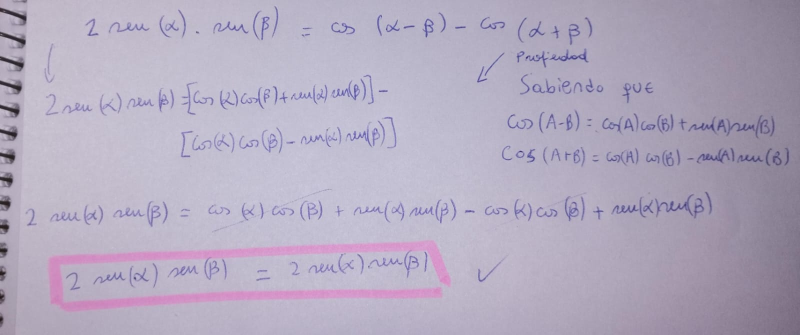
#> input picture imagen APS.jpg, 1600 x 670 px (shown at 1/2 size)
$ jupyter execute TS1-MURGIA.ipynb
#> lines starting #> are read from the running program, lines starting #| are printed output that depends on the picture


#### Análisis y Procesamiento de Señales

# Trabajo Práctico Nº1
#### Alumno: Mateo Murgia
#### Profesor/es: Mariano Llamedo Soria , David Benoit, Hernan Ledesma

# Introducción

En el análisis de señales es fundamental comprender ciertos conceptos básicos que permiten su correcta caracterización y procesamiento.

1. **Parámetros de una señal:**

- **Frecuencia**: indica cuántos ciclos por segundo presenta una señal periódica y se mide en Hertz (Hz).
- **Amplitud**: representa el valor máximo alcanzado por la señal en el dominio temporal.
- **Fase**: describe el desplazamiento horizontal de la señal respecto a un origen temporal de referencia.

2. **Muestreo digital:**

- **Frecuencia de muestreo**: número de muestras tomadas por segundo al digitalizar una señal, denotada como \begin{equation} {f_s}\end{equation}.
- **Período de muestreo**: intervalo temporal entre dos muestras consecutivas, definido como

\begin{equation}
T_s = \frac{1}{f_s}
\end{equation}

- **Cantidad de muestras**: determina la duración total de la señal muestreada:

\begin{equation}
T_{total} = N \cdot T_s
\end{equation}

3. **Relaciones entre señales:**

- **Ortogonalidad**: dos señales son ortogonales si su producto interno es nulo, es decir, si no comparten información común en el intervalo analizado.
- **Correlación**: mide la similitud entre dos señales, indicando cuánto se parecen o cómo se alinean en el tiempo.
- **Autocorrelación**: es la correlación de una señal consigo misma y permite detectar periodicidad, similitud interna y redundancias.

---

Estos conceptos permiten describir matemáticamente las señales sinusoidales, cuadradas y pulsos utilizadas en este trabajo, así como comparar sus propiedades de potencia y energía en el dominio temporal.

# Desarrollo Experimental

En esta práctica implementé diferentes señales en **Python** utilizando la función `func_senoidal`, la cual me permitió definir parámetros como amplitud ($A$), frecuencia ($f$), fase ($\varphi$), cantidad de muestras ($N$), frecuencia de muestreo ($f_s$), período de muestreo ($T_s$) y duración total de la señal ($T_{\text{total}}$). A partir de esta función y otras utilidades de `NumPy` y `SciPy`, llevé a cabo las siguientes etapas:

---

### 1. Generación de señales básicas (Fig. 1)

- **Señal 1:** seno de $f = 2000 \, \text{Hz}$.
- **Señal 2:** seno de $f = 2000 \, \text{Hz}$ desfasada en $\pi/2$.
- **Señal 3:** modulación producto entre una portadora $f_p = 1000 \, \text{Hz}$ y una moduladora $f_m = 2000 \, \text{Hz}$.
- **Señal 4:** seno de $f = 2000 \, \text{Hz}$ sometida a clipping en $\pm 0.75 \, V$.
- **Señal 5:** onda cuadrada de $f = 4000 \, \text{Hz}$ generada con `scipy.signal.square`.
- **Señal 6:** pulso rectangular de duración $T_p = 2 \, \text{ms}$ dentro de una ventana de $T = 10 \, \text{ms}$.

---

### 2. Cálculo de parámetros
- Para cada señal periódica calculé la **potencia promedio** como:

$$
P = \frac{1}{N} \sum_{n=0}^{N} x^2[n]
$$

- En el caso del pulso rectangular, determiné la **energía**:

$$
E = \sum_{n=0}^{N} x^2[n] \cdot T_s
$$

- También registré valores de frecuencia de muestreo, período de muestreo y número de muestras:

$$
T_s = \frac{1}{f_s}, \quad T_{\text{total}} = N \cdot T_s
$$

---

### 3. Producto interno
- Implementé una función para calcular el **producto interno** entre dos señales:

$$
\langle x, y \rangle = \sum_{n=0}^{N-1} x[n] \cdot y[n]
$$

- Comparé la Señal 1 con las demás (2 a 6).
- La única que en teoría debería dar un producto interno igual a cero es la **Señal 2**, ya que está desfasada $\pi/2$ y se comporta como un coseno, ortogonal al seno. En la práctica, el resultado fue cercano a cero pero no nulo, debido a la cantidad limitada de muestras y a que no se cubrieron períodos completos.
- Para el resto de las señales (3 a 6), no es esperable que el producto interno sea cero, ya que se alejan de la forma de un coseno y contienen componentes adicionales de frecuencia (por modulación, clipping, forma cuadrada o naturaleza de pulso).

### 4. Análisis de correlación (Fig. 1)
- Calculé la **autocorrelación** de la Señal 1:

$$
R_{xx}[k] = \sum_{n=0}^{N-1} x[n] \cdot x[n-k]
$$

lo que me permitió verificar su periodicidad.

- También obtuve correlaciones cruzadas con el resto de las señales, observando cómo varía el grado de similitud en cada caso.

---

### 5. Verificación de identidad trigonométrica (Fig.2)
- Finalmente comprobé la igualdad:

$$
2 \sin(\alpha)\sin(\beta) - \cos(\alpha - \beta) + \cos(\alpha + \beta) = 0
$$

bajo la condición
$$
\alpha = \omega t, \quad \alpha = 2\beta
$$

- Para ello, generé las señales correspondientes con `func_senoidal`, y confirmé que el resultado se mantiene nulo dentro de la tolerancia numérica en todos los instantes muestreados.

---

En síntesis, el desarrollo experimental me permitió implementar y analizar señales en el dominio temporal, calcular sus potencias y energías, estudiar su correlación y ortogonalidad, y validar identidades trigonométricas mediante simulación digital.

# Analisis y resultados

# Fig. 1
En esta imagen armé en orden todas las señales propuestas al principio, y luego la autocorrelación de la señal 1, y las correlaciones con
el resto de las señales.

[cell 1]
import matplotlib.pyplot as plt
import numpy as np
import scipy.signal as sp

# ---------- Función senoidal ----------
def func_senoidal(a_max, frec, fase, cant_muestras, frec_muestreo, v_medio):
    Ts = 1/frec_muestreo
    t_final = cant_muestras * Ts
    tt = np.arange(0, t_final, Ts)
    xx = a_max * np.sin(2 * np.pi * frec * tt + fase) + v_medio
    return tt, xx

# ---------- Señales ----------
# Señal 1
frec_muestreo1 = 30000
cant_muestras1 = 100
tt_1, ss_1 = func_senoidal(1, 2000, 0, cant_muestras1, frec_muestreo1, 0)
Ts1 = 1/frec_muestreo1
potencia1 = np.sum(ss_1**2) / cant_muestras1

# Señal 2
tt_2, ss_2 = func_senoidal(np.pi/2, 2000, np.pi/2, 100, 30000, 0)
Ts2 = 1/30000
potencia2 = np.sum(ss_2**2) / len(ss_2)

# Señal 3 (modulación)
tt_3, portadora = func_senoidal(1, 1000, 0, 100, 30000, 0)
_, modulada = func_senoidal(1, 2000, 0, 100, 30000, 0)
final = portadora * modulada
Ts3 = 1/30000
potencia3 = np.sum(final**2) / len(final)

# Señal 4 (clipeada)
tt_4, ss_4 = func_senoidal(1, 2000, 0, 100, 30000, 0)
ss_clip = np.clip(ss_4, -0.75, 0.75)
Ts4 = 1/30000
potencia4 = np.sum(ss_clip**2) / len(ss_clip)

# Señal 5 (cuadrada)
frec5 = 4000
frec_muestreo5 = 100000
cant_muestras5 = 200
Ts5 = 1/frec_muestreo5
t_final5 = cant_muestras5 * Ts5
tt_5 = np.arange(0, t_final5, Ts5)
onda_cuadrada = sp.square(2 * np.pi * frec5 * tt_5)
potencia5 = np.sum(onda_cuadrada**2) / len(onda_cuadrada)

# Señal 6 (pulso rectangular)
frec_muestreo6 = 10000
Ts6 = 1/frec_muestreo6
t_final6 = 0.01
tt_6 = np.arange(0, t_final6, Ts6)
pulso = np.zeros(len(tt_6))
pulso[(tt_6 >= 0.004) & (tt_6 <= 0.006)] = 1.0
energia6 = np.sum(pulso**2) * Ts6

# ---------- Productos internos ----------
def producto_interno(x, y):
    return np.sum(x*y)

print("Producto interno Señal 1 - Señal 2:", producto_interno(ss_1, ss_2))
print("Producto interno Señal 1 - Señal 3:", producto_interno(ss_1, final))
print("Producto interno Señal 1 - Señal 4:", producto_interno(ss_1, ss_clip))
print("Producto interno Señal 1 - Señal 5:", producto_interno(ss_1, onda_cuadrada[:len(ss_1)]))
print("Producto interno Señal 1 - Señal 6:", producto_interno(ss_1, pulso[:len(ss_1)]))

# ---------- Bloque 1 (plot): Señales ----------
plt.figure(figsize=(10,12))

plt.subplot(6,1,1)
plt.plot(tt_1, ss_1, color='black')
plt.xlabel("Tiempo(s)"); plt.ylabel("Amplitud")
plt.text(0, 1.2, f"Potencia = {potencia1:.3f} J", fontsize=7)
plt.text(0.0005, 1.2, f"#Muestras = {cant_muestras1}", fontsize=7)
plt.text(0.0025, 1.2, f"Ts = {Ts1:.2e} s", fontsize=7)
plt.title("Señal 1: 2 kHz")

plt.subplot(6,1,2)
plt.plot(tt_2, ss_2, color='black')
plt.xlabel("Tiempo(s)"); plt.ylabel("Amplitud")
plt.text(0, 1.85, f"Potencia = {potencia2:.3f} J", fontsize=7)
plt.text(0.0005, 1.85, f"#Muestras = {len(ss_2)}", fontsize=7)
plt.text(0.0025, 1.85, f"Ts = {Ts2:.2e} s", fontsize=7)
plt.title("Señal 2: 2 kHz desfasada π/2")

plt.subplot(6,1,3)
plt.plot(tt_3, final, color='black')
plt.xlabel("Tiempo(s)"); plt.ylabel("Amplitud")
plt.text(0, 0.9, f"Potencia = {potencia3:.3f} J", fontsize=7)
plt.text(0.0005, 0.9, f"#Muestras = {len(final)}", fontsize=7)
plt.text(0.0025, 0.9, f"Ts = {Ts3:.2e} s", fontsize=7)
plt.title("Señal 3: 2 kHz modulada 1 kHz")

plt.subplot(6,1,4)
plt.plot(tt_4, ss_clip, color='black')
plt.xlabel("Tiempo(s)"); plt.ylabel("Amplitud")
plt.text(0, 0.9, f"Potencia = {potencia4:.3f} J", fontsize=7)
plt.text(0.0005, 0.9, f"#Muestras = {len(ss_clip)}", fontsize=7)
plt.text(0.0025, 0.9, f"Ts = {Ts4:.2e} s", fontsize=7)
plt.title("Señal 4: 2 kHz clipeada")

plt.subplot(6,1,5)
plt.plot(tt_5, onda_cuadrada, color='black')
plt.xlabel("Tiempo(s)"); plt.ylabel("Amplitud")
plt.text(0, 1.2, f"Potencia = {potencia5:.3f} J", fontsize=7)
plt.text(0.0005, 1.2, f"#Muestras = {len(onda_cuadrada)}", fontsize=7)
plt.text(0.00150, 1.2, f"Ts = {Ts5:.2e} s", fontsize=7)
plt.title("Señal 5: 4 kHz cuadrada")

plt.subplot(6,1,6)
plt.plot(tt_6, pulso, color='black')
plt.xlabel("Tiempo(s)"); plt.ylabel("Amplitud")
plt.text(0, 1.1, f"Energía = {energia6:.3f} J", fontsize=7)
plt.text(0.002, 1.1, f"#Muestras = {len(tt_6)}", fontsize=7)
plt.text(0.008, 1.1, f"Ts = {Ts6:.2e} s", fontsize=7)
plt.title("Señal 6: Pulso rectangular")
plt.tight_layout()

# ---------- Bloque 2: Correlaciones con eje de lags correcto ----------
def lags_full(N):
    # correlate(..., mode='full') => 2N-1 puntos con m = -(N-1)...(N-1)
    return np.arange(-(N-1), N)

N = len(ss_1)
m = lags_full(N)

plt.figure(figsize=(10,12))

# Autocorrelación S1 (pico en m=0)
r11 = sp.correlate(ss_1, ss_1, mode='full')
plt.subplot(6,1,1)
plt.plot(m, r11, color='black'); plt.axvline(0, ls='--', lw=1)
plt.xlabel("lag m (muestras)"); plt.ylabel("R_xx[m]")
plt.title("Autocorrelación Señal 1 (pico en m=0)")

# Cruzadas S1 con el resto (usamos mismas longitudes)
pares = [
    ("Correlación Señal 1 - Señal 2", ss_2[:N]),
    ("Correlación Señal 1 - Señal 3", final[:N]),
    ("Correlación Señal 1 - Señal 4", ss_clip[:N]),
    ("Correlación Señal 1 - Señal 5", onda_cuadrada[:N]),
    ("Correlación Señal 1 - Señal 6", pulso[:N]),
]
for i, (titulo, y) in enumerate(pares, start=2):
    r = sp.correlate(ss_1, y, mode='full')
    plt.subplot(6,1,i)
    plt.plot(m, r, color='black'); plt.axvline(0, ls='--', lw=1)
    plt.xlabel("lag m (muestras)"); plt.ylabel("R_xy[m]")
    plt.title(titulo)

plt.tight_layout()

# ---------- Bloque 3: Inciso B - Identidad trigonométrica en las 6 grillas ----------
# Identidad: 2 sin(α) sin(β) - cos(α-β) + cos(α+β) = 0 con α = ω t, β = 2α
def max_residuo_identidad(tt, f_ref_hz):
    w = 2*np.pi*f_ref_hz
    a = w*tt
    b = 2*a
    residuo = 2*np.sin(a)*np.sin(b) - np.cos(a-b) + np.cos(a+b)
    return np.max(np.abs(residuo))

tests = [
    ("Señal 1 (2 kHz)",              tt_1, 2000.0),
    ("Señal 2 (2 kHz, desfase π/2)", tt_2, 2000.0),
    ("Señal 3 (modulada, ref 2 kHz)",tt_3, 2000.0),
    ("Señal 4 (clipeada 2 kHz)",     tt_4, 2000.0),
    ("Señal 5 (cuadrada 4 kHz)",     tt_5, 4000.0),
    ("Señal 6 (pulso, ref 1 kHz)",   tt_6, 1000.0),
]

print("\nChequeo identidad trigonométrica (β = 2α):")
for nombre, tt, fref in tests:
    err = max_residuo_identidad(tt, fref)
    print(f"{nombre:32s}  max|residuo| = {err:.2e}  {'✅ OK' if err < 1e-12 else '❌'}")
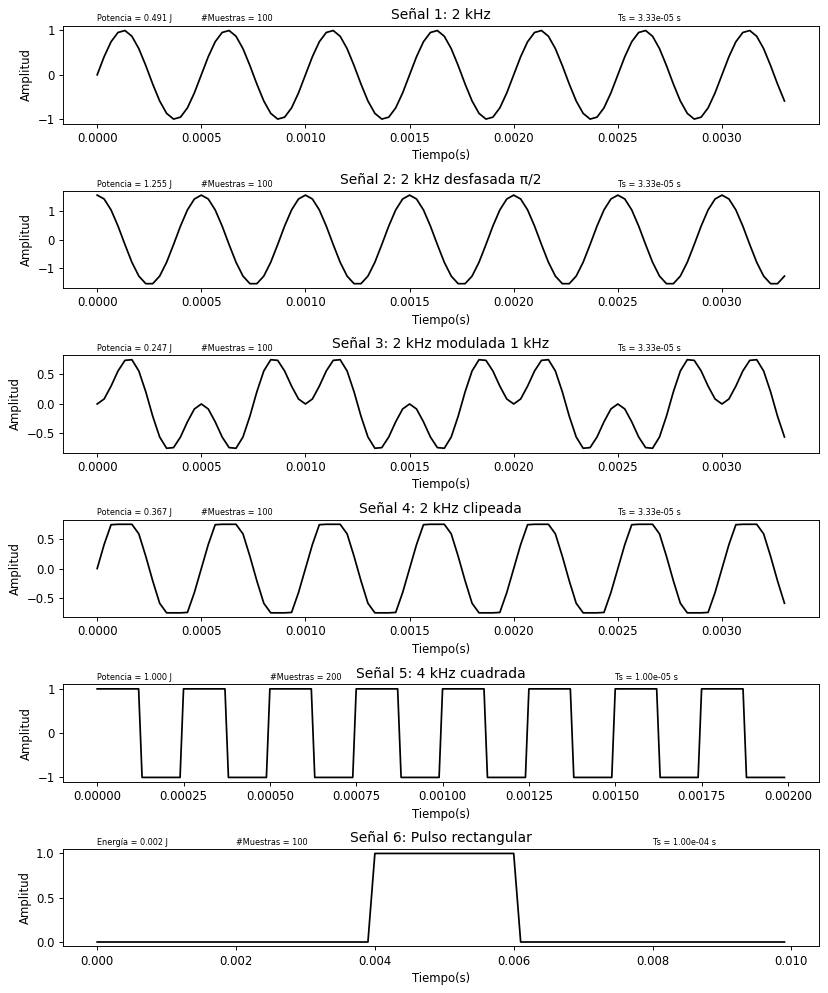
#> figure drawn by matplotlib, 6 panels; panel 1: curve peaks at x = 0.00213, y = 0.995; panel 2: curve peaks at x = 0, y = 1.57; panel 3: curve peaks at x = 0.00217, y = 0.75; panel 4: curve peaks at x = 0.0001, y = 0.75
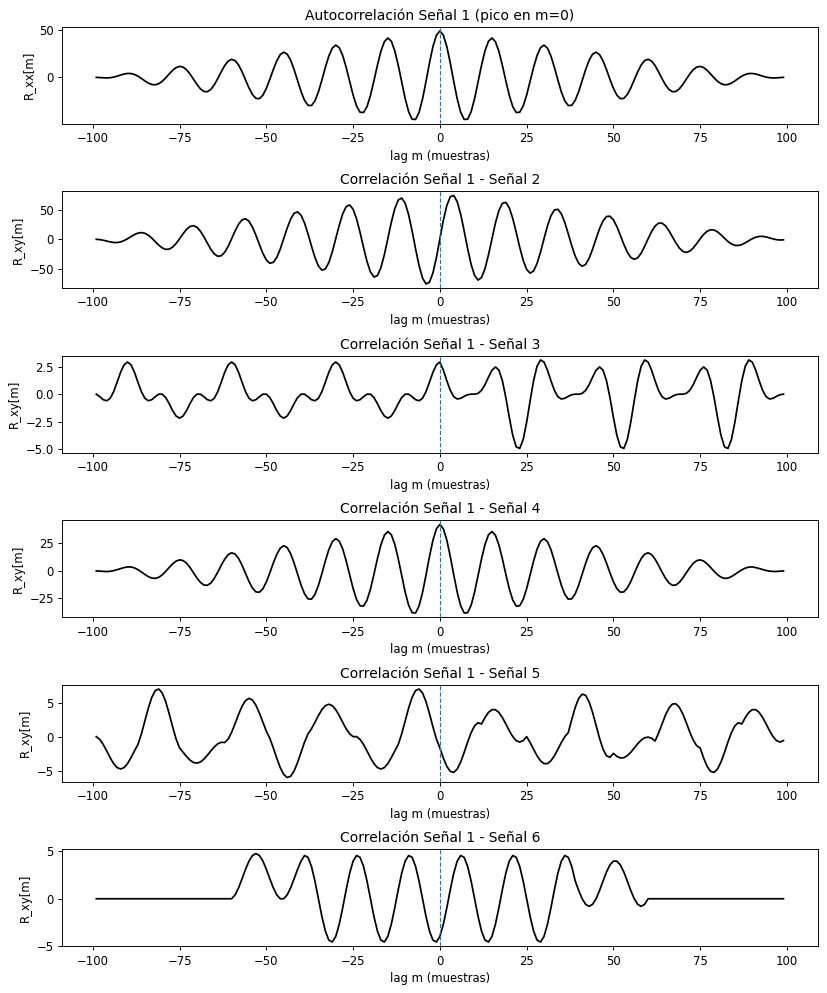
#> figure drawn by matplotlib, 6 panels; panel 1: curve peaks at x = 0, y = 49.14; panel 2: curve peaks at x = 4, y = 74.32; panel 3: curve peaks at x = 29, y = 3.11; panel 4: curve peaks at x = 0, y = 42.19

# Fig. 2
En esta imagen demostré la igualdad del ejercicio 3a

[cell 2]
import matplotlib.pyplot as plt
import matplotlib.image as mpimg

img = mpimg.imread("imagen APS.jpg")
#> img is the input picture: shape (670, 1600, 3); mean R, G, B 178.7, 170.4, 191.3
plt.imshow(img)
plt.axis("off")
plt.title("Demostración de propiedad")
plt.show()
